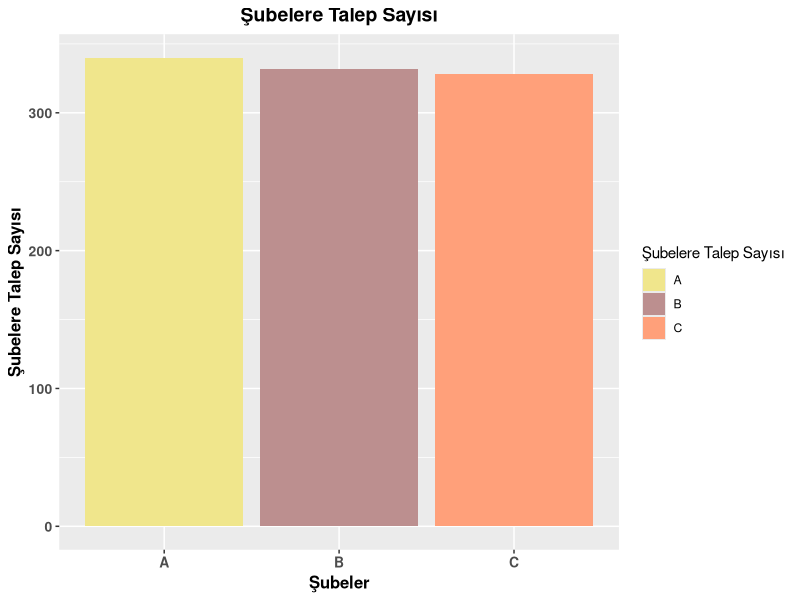
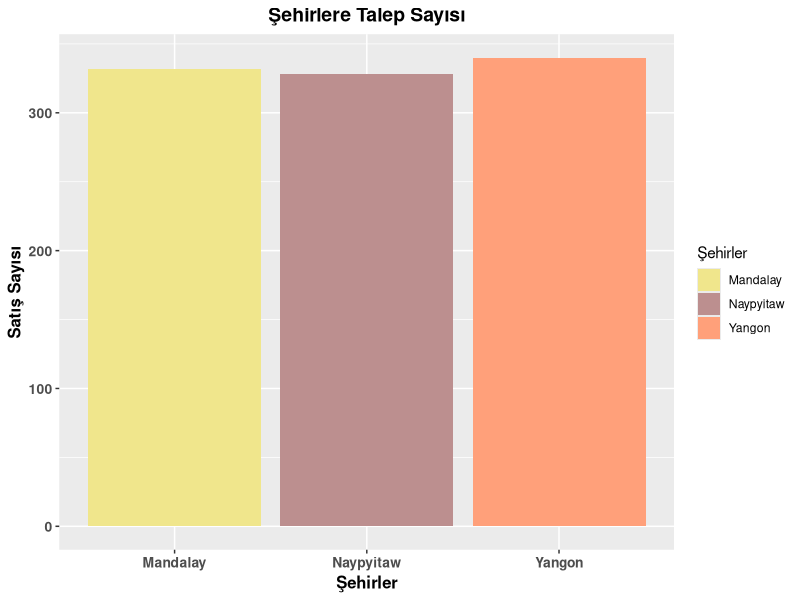
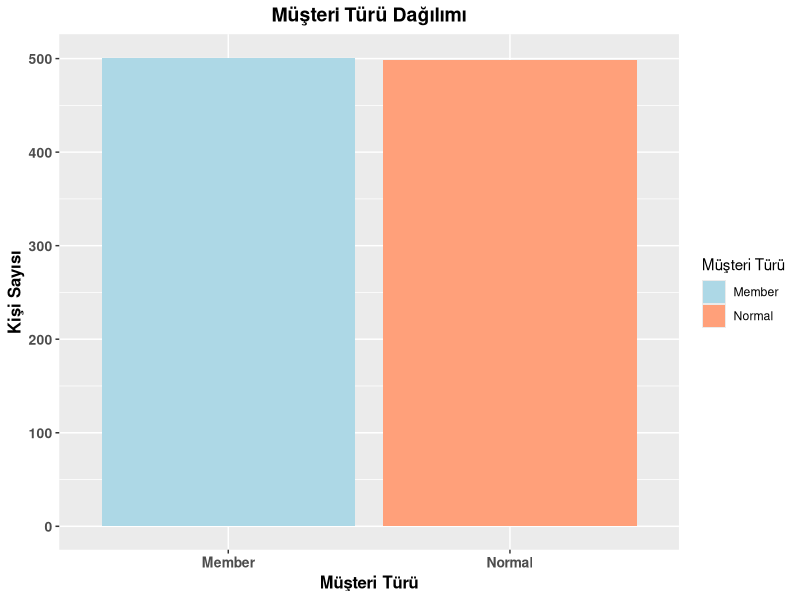
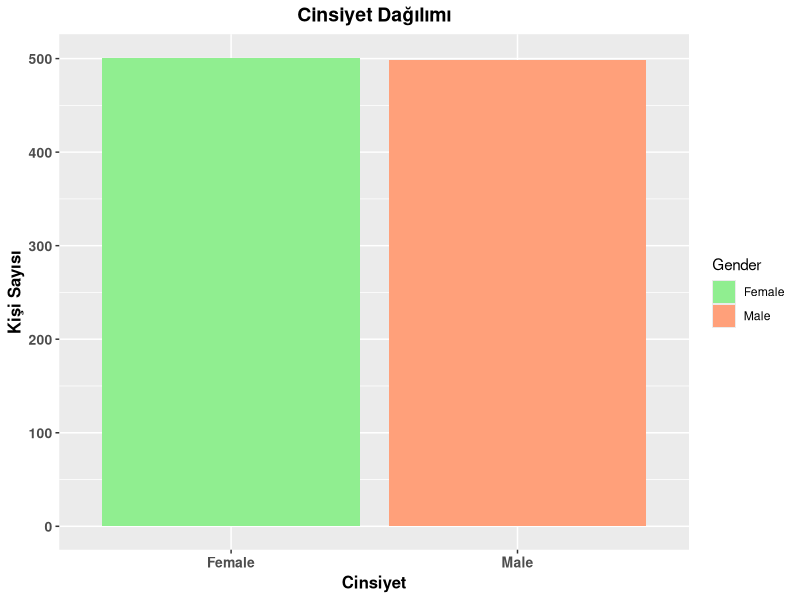
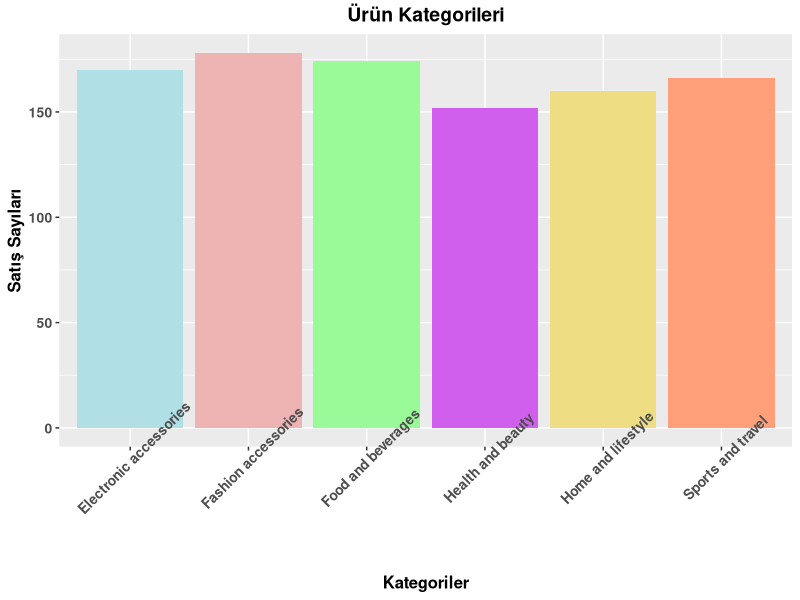
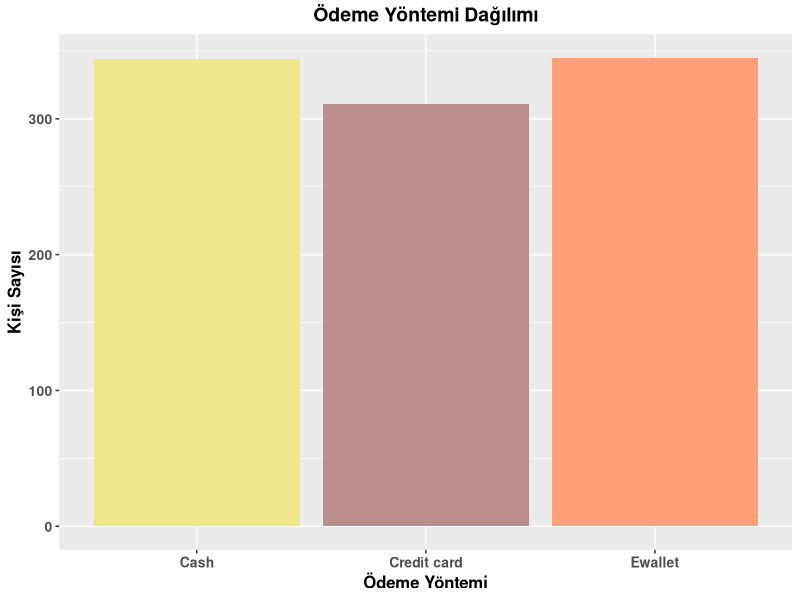
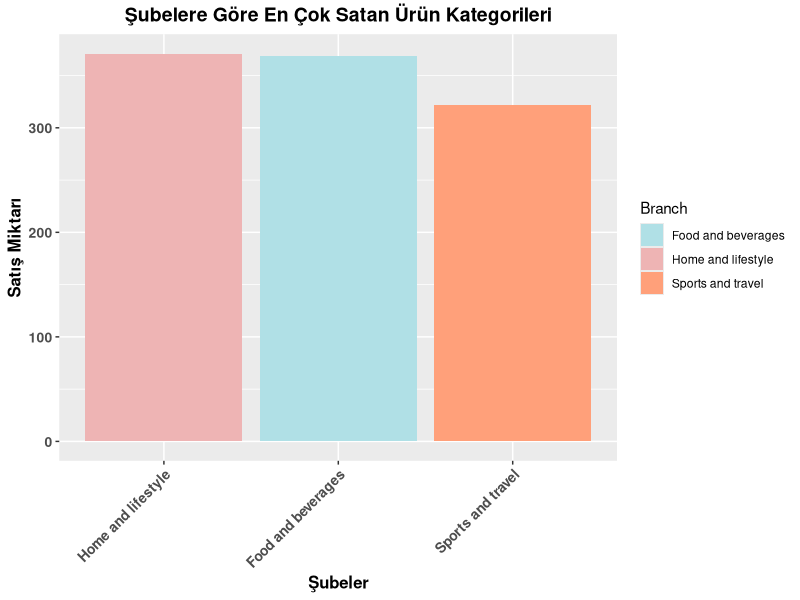
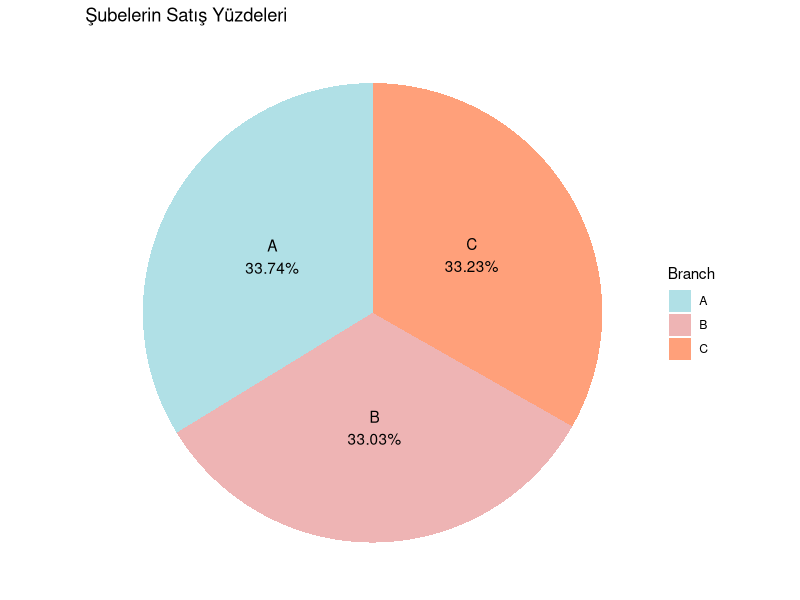

Source code (R) for these figures, in order:
## ---- chunk 1
library(readxl)
getwd()
setwd("C:/Users/zrkgl/Desktop/project")
sales <- read_xlsx("supermarket_sales.xlsx")
View(sales)
## ---- chunk 2
library(tidyverse)
sales <- sales %>%
  mutate(
    Time = format(Time, "%H:%M:%S"))
View(sales)
## ---- chunk 3
table(is.na(sales))
## ---- chunk 4
nrow(sales)
## ---- chunk 5
table(sales$Branch)
## ---- chunk 6
ggplot(sales, aes(x = Branch)) +
  geom_bar(aes(fill = Branch), stat = "count") +
  ggtitle("Şubelere Talep Sayısı") +
  xlab("Şubeler") +
  ylab("Şubelere Talep Sayısı") +
  scale_fill_manual(values = c("khaki" , "rosybrown", "lightsalmon"), name = "Şubelere Talep Sayısı") +
  theme(plot.title = element_text(hjust = 0.5, size = 14, face = "bold"),
    axis.title.x = element_text(size = 12, face = "bold"),
    axis.title.y = element_text(size = 12, face = "bold"),
    axis.text.x = element_text(size = 10 , face = "bold"),
    axis.text.y = element_text(size = 10 , face = "bold"))
## ---- chunk 7
table(sales$City)
## ---- chunk 8
ggplot(sales, aes(x = City)) +
  geom_bar(aes(fill = City), stat = "count") +
  ggtitle("Şehirlere Talep Sayısı") +  
  xlab("Şehirler") +
  ylab("Satış Sayısı") +
  scale_fill_manual(values = c("khaki" , "rosybrown", "lightsalmon"), "Şehirler") +
    theme(plot.title = element_text(hjust = 0.5, size = 14, face = "bold"),
        axis.title.x = element_text(size = 12, face = "bold"),
        axis.title.y = element_text(size = 12, face = "bold"),
        axis.text.x = element_text(size = 10 , face = "bold"),
        axis.text.y = element_text(size = 10 , face = "bold"))

## ---- chunk 9
table(sales$`Customer type`)
## ---- chunk 10
ggplot(sales, aes(x = `Customer type`)) +
  geom_bar(aes(fill = `Customer type`), stat = "count") +
  ggtitle("Müşteri Türü Dağılımı") +
  xlab("Müşteri Türü") +
  ylab("Kişi Sayısı") +
  scale_fill_manual(values = c("lightblue", "lightsalmon"),name = "Müşteri Türü") +
    theme(plot.title = element_text(hjust = 0.5, size = 14, face = "bold"),
        axis.title.x = element_text(size = 12, face = "bold"),
        axis.title.y = element_text(size = 12, face = "bold"),
        axis.text.x = element_text(size = 10 , face = "bold"),
        axis.text.y = element_text(size = 10 , face = "bold"))
## ---- chunk 11
table(sales$Gender)
## ---- chunk 12
ggplot(sales, aes(x = Gender)) +
  geom_bar(aes(fill = Gender), stat = "count") +
  ggtitle("Cinsiyet Dağılımı") +
  xlab("Cinsiyet") +
  ylab("Kişi Sayısı") +
  scale_fill_manual(values = c("lightgreen", "lightsalmon"),name = "Gender") +
    theme(plot.title = element_text(hjust = 0.5, size = 14, face = "bold"),
        axis.title.x = element_text(size = 12, face = "bold"),
        axis.title.y = element_text(size = 12, face = "bold"),
        axis.text.x = element_text( size = 10 , face = "bold"),
        axis.text.y = element_text( size = 10 , face = "bold"))
## ---- chunk 13
table(sales$`Product line`)
## ---- chunk 14
sales %>%
  ggplot(aes(x=`Product line`)) +
  geom_bar(fill = c("powderblue" , "rosybrown2" , "palegreen" , "mediumorchid2" , "lightgoldenrod" , "lightsalmon")) +
  ggtitle("Ürün Kategorileri") +
  xlab("Kategoriler") +
  ylab("Satış Sayıları") +
  scale_fill_discrete(name = "Kategoriler") +
  theme(plot.title = element_text(hjust = 0.5, size = 14, face = "bold"),
        axis.title.x = element_text(size = 12, face = "bold"),
        axis.title.y = element_text(size = 12, face = "bold"),
        axis.text.x = element_text(angle = 45 , size = 10 , face = "bold"),
        axis.text.y = element_text(angle = 0 , size = 10 , face = "bold"))
## ---- chunk 15
table(sales$Payment)
## ---- chunk 16
ggplot(sales, aes(x = Payment)) +
  geom_bar(stat = "count", fill = c("khaki" , "rosybrown", "lightsalmon")) +
  ggtitle("Ödeme Yöntemi Dağılımı") +
  xlab("Ödeme Yöntemi") +
  ylab("Kişi Sayısı") +
  scale_fill_discrete(name = "Ödeme Yöntemi") +
    theme(plot.title = element_text(hjust = 0.5, size = 14, face = "bold"),
        axis.title.x = element_text(size = 12, face = "bold"),
        axis.title.y = element_text(size = 12, face = "bold"),
        axis.text.x = element_text(size = 10 , face = "bold"),
        axis.text.y = element_text(size = 10 , face = "bold"))
## ---- chunk 17
# Verileri Branch ve Product line değişkenlerine göre gruplandıralım
grouped_data <- sales %>%
  group_by(Branch, `Product line`) %>%
  summarize(quantity = sum(Quantity)) %>%
  arrange(desc(quantity))

# Her Branch için en çok satılan ürün gruplarını belirleyelim
top_product_lines <- grouped_data %>%
  group_by(Branch) %>%
  top_n(1, quantity)

top_product_lines
## ---- chunk 18
top_product_lines$Branch <- factor(top_product_lines$Branch, 
                                  levels = c("A", "B", "C"),
                                  labels = c("Home and lifestyle", "Sports and travel", "Food and beverages"))

ggplot(top_product_lines, aes(x = reorder(Branch, -quantity), y = quantity, fill = `Product line`)) +
  geom_bar(stat = "identity") +
  labs(x = "Şubeler", y = "Satış Miktarı", fill = "Branch") +
  ggtitle("Şubelere Göre En Çok Satan Ürün Kategorileri") +
  scale_fill_manual(values = c("powderblue" , "rosybrown2" ,"lightsalmon")) + 
  theme(plot.title = element_text(hjust = 0.5, size = 14, face = "bold"),
        axis.title.x = element_text(size = 12, face = "bold"),
        axis.title.y = element_text(size = 12, face = "bold"),
        axis.text.x = element_text(angle = 45, hjust = 1, size = 10, face = "bold"),
        axis.text.y = element_text(angle = 0, hjust = 1, size = 10, face = "bold"))
## ---- chunk 19
# Her şube için toplam satın alınan ürün sayısını hesaplayalım
branch_sales <- aggregate(Quantity ~ Branch, data = sales, sum)
branch_sales
## ---- chunk 20
# Yeniden sıralayalım
branch_sales <- branch_sales[order(-branch_sales$Quantity), ]

# Yüzdeleri bulalım
branch_sales$Percentage <- round(100 * branch_sales$Quantity / sum(branch_sales$Quantity), 2)

# Pasta grafiği çizelim
library(ggplot2)
ggplot(branch_sales, aes(x = 1, y = Quantity, fill = Branch)) +
  geom_bar(stat = "identity") +
  coord_polar("y", start = 0) +
  labs(x = "", y = "", fill = "Branch") +
  ggtitle("Şubelerin Satış Yüzdeleri") +
  scale_fill_manual(values = c("powderblue" , "rosybrown2" ,"lightsalmon")) +
  theme_void() +
  geom_text(aes(label = paste0(Branch, "\n", Percentage, "%")), position = position_stack(vjust = 0.5))
## ---- chunk 21
# Date değişkeninin tarih formatında olduğundan emin olalım
class(sales$Date)

library(lubridate)
sales$Date <- ymd(sales$Date)
class(sales$Date)
## ---- chunk 22
# Şubelerin satışlarını aylara göre gruplandıralım
sales %>%
  group_by(month = format(Date, "%Y-%m"), Branch) %>%
  summarise(mean = mean(Total))
## ---- chunk 23
# Görselleştirme yapalım
ggplot(data = sales, aes(x = as.Date(Date, format = "%Y-%m-%d"), y = Total, fill = Branch)) +
  geom_area(position = "stack") +
  ggtitle("Şubelere Göre Zamana Bağlı Satış") +
  xlab("Aylar") +
  ylab("Satışlar") +
  scale_fill_manual(values = c("sandybrown", "saddlebrown", "papayawhip")) +
  theme(plot.title = element_text(hjust = 0.5, size = 14, face = "bold"),
        axis.title.x = element_text(size = 12, face = "bold"),
        axis.title.y = element_text(size = 12, face = "bold"),
        axis.text.x = element_text(size = 10, face = "bold"),
        axis.text.y = element_text(size = 10, face = "bold"))
## ---- chunk 24
sales %>%
  group_by(`Invoice ID`, Date) %>%
  summarise(total_sale = sum(Total),
            total_items = n()) %>%
  ggplot(aes(x = Date, y = total_sale)) +
  geom_line(color = "dodgerblue4") +
  ggtitle("Müşteri Başına Tarihsel Satış Tutarı") +
  xlab("Tarih") +
  ylab("Satış Tutarı") +
  theme(plot.title = element_text(hjust = 0.5, size = 14, face = "bold"),
        axis.title.x = element_text(size = 12, face = "bold"),
        axis.title.y = element_text(size = 12, face = "bold"),
        axis.text.x = element_text(size = 10, face = "bold"),
        axis.text.y = element_text(size = 10, face = "bold"))
## ---- chunk 25
sales %>%
  group_by('Invoice ID', `Product line`) %>%
  summarise(total_sale = sum(Total),
            total_items = n()) %>%
  ggplot(aes(x = `Product line`, y = total_sale, fill = `Product line`)) +
  geom_bar(stat = "identity") +
  ggtitle("Satın Alınan Ürün Kategorileri") +
  xlab("Ürün Kategorisi") +
  ylab("Satış Tutarı") +
  scale_fill_discrete(name = "Ürün Kategorisi") +
  theme(plot.title = element_text(hjust = 0.5, size = 14, face = "bold"),
        axis.title.x = element_text(size = 12, face = "bold"),
        axis.title.y = element_text(size = 12, face = "bold"),
        axis.text.x = element_text(angle = 50 , size = 10 , face = "bold"),
        axis.text.y = element_text(angle = 0 , size = 10 , face = "bold"))
## ---- chunk 26
# Tarih sütununu tarih formatına dönüştürelim
sales$Date <- as.Date(sales$Date, "%m/%d/%Y")

# Tarih sütunundan gün adlarını alıp "Day" isimli yeni bir sütuna ekleyelim
sales$Day <- weekdays(sales$Date)

# Toplam satışları gün adına göre toplayalım
sales_by_day <- sales %>%
  group_by(Day) %>%
  summarise(total_sales = sum(Total))

# Çizgi grafiği oluşturalım
ggplot(sales_by_day, aes(x = Day, y = total_sales, group = 1)) +
  geom_line(color = "orange", size = 1) +
  labs(title = "Günlere Göre Satış Miktarı", x = "Günler", y = "Satış Miktarları") +
  theme(plot.title = element_text(hjust = 0.5, size = 16, face = "bold"),
        axis.title.x = element_text(size = 14, face = "bold"),
        axis.title.y = element_text(size = 14, face = "bold"),
        axis.text.x = element_text(angle = 0 , size = 10 , face = "bold"),
        axis.text.y = element_text(angle = 0 , size = 10 , face = "bold"))
## ---- chunk 27
# Satın alma saatlerini "hour" adında yeni bir sütuna ekleyelim
sales$hour <- format(as.POSIXct(sales$Time, format = "%H:%M:%S"), format = "%H")

# Satın alma saatlerine göre toplam satışları hesaplayalım
sales_by_hour <- sales %>%
  group_by(hour) %>%
  summarise(total_sales = sum(Total))

# Çizgi grafiği oluşturalım
ggplot(sales_by_hour, aes(x = hour, y = total_sales, group = 1)) +
  geom_line(color = "blue", size = 1) +
  labs(title = "Saatlere Göre Satış Miktarı", x = "Saatler", y = "Satış Miktarı") +
  theme(plot.title = element_text(hjust = 0.5, size = 16, face = "bold"),
        axis.title.x = element_text(size = 14, face = "bold"),
        axis.title.y = element_text(size = 14, face = "bold"),
        axis.text.x = element_text(angle = 0 , size = 10 , face = "bold"),
        axis.text.y = element_text(angle = 0 , size = 10 , face = "bold"))
